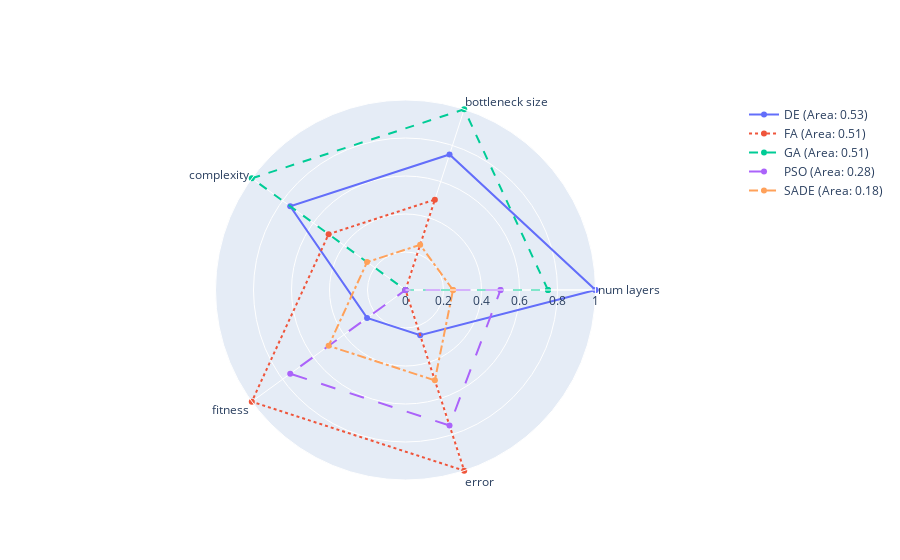

The notebook cell this image was saved under:
### Code cell
import pandas as pd
import plotly.graph_objs as go
from math import pi, sin
from sklearn.preprocessing import QuantileTransformer

# Assuming df_solutions is your original DataFrame with the data
selected_columns = ['algorithm_name', 'num_layers', 'bottleneck_size', 'complexity', 'fitness', 'error']
df_selected = df_solutions[selected_columns]
# Rename bottleneck_size to bottleneck size and num_layers to num layers
df_selected.rename(columns={'bottleneck_size': 'bottleneck size', 'num_layers': 'num layers'}, inplace=True)

# Calculating the average values for each category grouped by 'algorithm_name'
average_values = df_selected.groupby('algorithm_name').mean().reset_index()

# Transform the data for radar chart plotting using percentile scaling
categories = average_values.columns[1:]  # Exclude the algorithm_name column from categories

# Apply percentile scaling
quantile_transformer = QuantileTransformer(output_distribution='uniform', n_quantiles=5, random_state=0)
scaled_values = quantile_transformer.fit_transform(average_values[categories])
scaled_df = pd.DataFrame(scaled_values, columns=categories)
scaled_df['algorithm_name'] = average_values['algorithm_name']

# Invert the scaled values since lower is better
for category in categories:
    scaled_df[category] = 1 - scaled_df[category]

# List of available dash styles for differentiation
dash_styles = ['solid', 'dot', 'dash', 'longdash', 'dashdot']

# Assign a different dash style to each algorithm
unique_algorithms = scaled_df['algorithm_name'].unique()
line_styles = {alg: {'dash': dash_styles[i % len(dash_styles)]} for i, alg in enumerate(unique_algorithms)}

# Function to calculate the area of the polygon formed on the radar chart
def calculate_polygon_area(r_values, num_vars):
    angle = (2 * pi) / num_vars
    sin_half_angle = sin(angle / 2)
    area = 0.0
    for i in range(num_vars):
        area += (r_values[i] * r_values[(i + 1) % num_vars] * sin_half_angle) / 2
    return area

# Calculate the areas and prepare the data for the radar chart
data = []
areas = {}
num_vars = len(categories)
for i, row in scaled_df.iterrows():
    algorithm_name = row['algorithm_name']
    r_values = row[categories].tolist()
    r_values.append(r_values[0])  # Ensure the shape is closed by appending the first value at the end
    # Calculate the area of the polygon
    area = calculate_polygon_area(r_values, num_vars)
    areas[algorithm_name] = area
    
    data.append(go.Scatterpolar(
        r=r_values,
        theta=categories.tolist() + [categories.tolist()[0]],  # Ensure the shape is closed by appending the first category at the end
        fill='none',
        name=f"{algorithm_name} (Area: {area:.2f})",  # Include area in the legend
        line=line_styles[algorithm_name]
    ))

# Sort the algorithms by the calculated areas and update the legend accordingly
sorted_algorithms = sorted(areas.items(), key=lambda x: x[1], reverse=True)
for i, (alg, area) in enumerate(sorted_algorithms):
    data[i]['name'] = f"{alg} (Area: {area:.2f})"

# Define the layout of the chart
layout = go.Layout(
    polar=dict(
        radialaxis=dict(
            visible=True,
            range=[0, 1]
        )
    ),
    showlegend=True
)

# Create the figure and display it
fig = go.Figure(data=data, layout=layout)
fig.show()
fig.write_image("plot_radar.svg")

### Figure 1 — Plotly figure (JSON) as saved in the notebook; plotly's stock layout.template omitted (floating-point values rounded to 4 significant figures)
{"data": [{"fill": "none", "line": {"dash": "solid"}, "name": "DE (Area: 0.53)", "r": [1.0, 0.75, 0.75, 0.25, 0.25, 1.0], "theta": ["num layers", "bottleneck size", "complexity", "fitness", "error", "num layers"], "type": "scatterpolar"}, {"fill": "none", "line": {"dash": "dot"}, "name": "FA (Area: 0.51)", "r": [0.0, 0.5, 0.5, 1.0, 1.0, 0.0], "theta": ["num layers", "bottleneck size", "complexity", "fitness", "error", "num layers"], "type": "scatterpolar"}, {"fill": "none", "line": {"dash": "dash"}, "name": "GA (Area: 0.51)", "r": [0.75, 1.0, 1.0, 0.0, 0.0, 0.75], "theta": ["num layers", "bottleneck size", "complexity", "fitness", "error", "num layers"], "type": "scatterpolar"}, {"fill": "none", "line": {"dash": "longdash"}, "name": "PSO (Area: 0.28)", "r": [0.5, 0.0, 0.0, 0.75, 0.75, 0.5], "theta": ["num layers", "bottleneck size", "complexity", "fitness", "error", "num layers"], "type": "scatterpolar"}, {"fill": "none", "line": {"dash": "dashdot"}, "name": "SADE (Area: 0.18)", "r": [0.25, 0.25, 0.25, 0.5, 0.5, 0.25], "theta": ["num layers", "bottleneck size", "complexity", "fitness", "error", "num layers"], "type": "scatterpolar"}], "layout": {"polar": {"radialaxis": {"range": [0, 1], "visible": true}}, "showlegend": true}}
